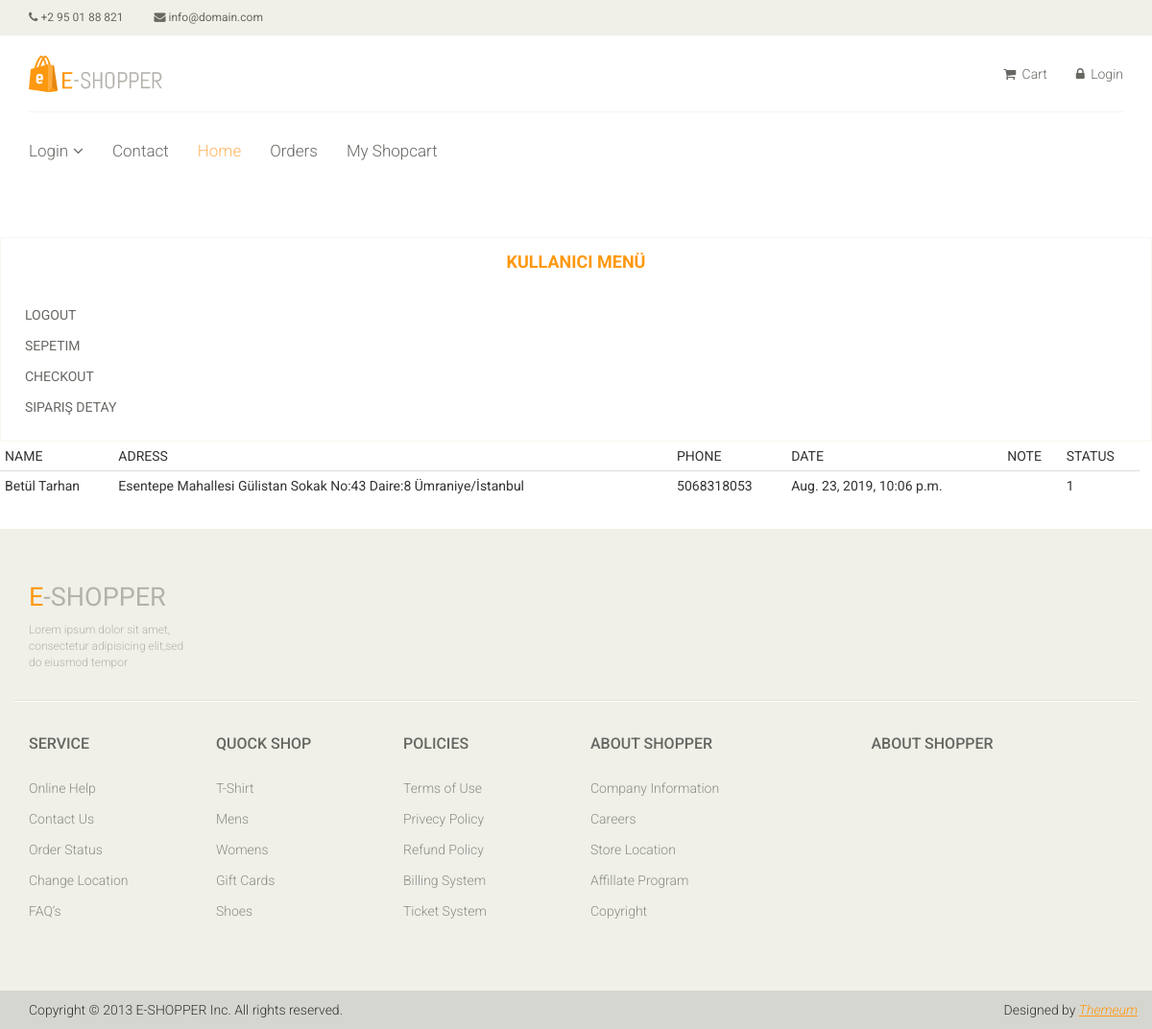
Screenshot of /order/detail/1 (signed in) with the database file from the repository.
### order/models.py (models this page shows, shortened)
class Order(models.Model):
    STATUS = (
        ('New', 'New'),
        ('Accepted', 'Accepted'),
        ('Preaparing', 'Preaparing'),
        ('OnShipping', 'OnShipping'),
        ('Completed', 'Completed'),
    )
    user = models.ForeignKey(User, on_delete=models.CASCADE)
    shipname =models.CharField(max_length=20)
    shipaddress =models.CharField(max_length=150)
    shipphone =models.CharField(max_length=20)
    total=models.FloatField()
    note=models.TextField()
    status =models.CharField(choices=STATUS,max_length=20,default='New')
    create_at =models.DateTimeField(auto_now_add=True)
    update_at=models.DateTimeField(auto_now=True)

### order/views.py (the view)
# urls.py: path('detail/<int:id>', views.order_detail, name='orderdetail'),
@login_required(login_url='/login')
def order_detail(request,id):
    order =Order.objects.get(pk=id)
    items =OrderDetail.objects.all().filter(order=id)
    context = {'page':'detail',
               'order': order,
               'items': items,
               }
    return render (request, 'order_detail.html',context)

### order/templates/order_detail.html (shortened to what this page needs)
{% extends "homebase.html" %}
{% load static %}
{% block body %}
  {% include 'user_menu.html' %}
    <table class="table table-condensed">
					<thead>
						<tr class="cart_menu">
							<td class="description">NAME</td>
							<td class="description">ADRESS</td>
							<td class="price">PHONE</td>
							<td class="quantity">DATE</td>
                            <td class="total">NOTE</td>
							<td class="total">STATUS</td>
							<td></td>
						</tr>
					</thead>
					<tbody>
						<tr>
							<td class="cart_description">
								<p>{{ order.shipname }}</p>
							</td>
							<td class="cart_description">
								<p>{{ order.shipaddress }}</p>
							</td>
							<td class="cart_price">
								<p>{{ order.shipphone }}</p>
							</td>
							<td class="cart_quantity">
								{{ order.create_at }}
							</td>
							<td class="cart_total">
							</td>
							<td class="cart_total">
								<p>{{ order.status }}</p>
							</td>
						</tr>
                    </tbody>
    </table>
{% endblock %}

### home/static/css/main.css (style rules this page uses)
body { font-family: 'Roboto', sans-serif; background:; position: relative; font-weight:400px; }

### rows the page displays
Order: shipname "Betül Tarhan", shipaddress "Esentepe Mahallesi Gülistan Sokak No:43 Daire:8 Ümraniye/İstanbul", shipphone "5068318053", create_at "Aug. 23, 2019, 10:06 p.m.", status "1"
